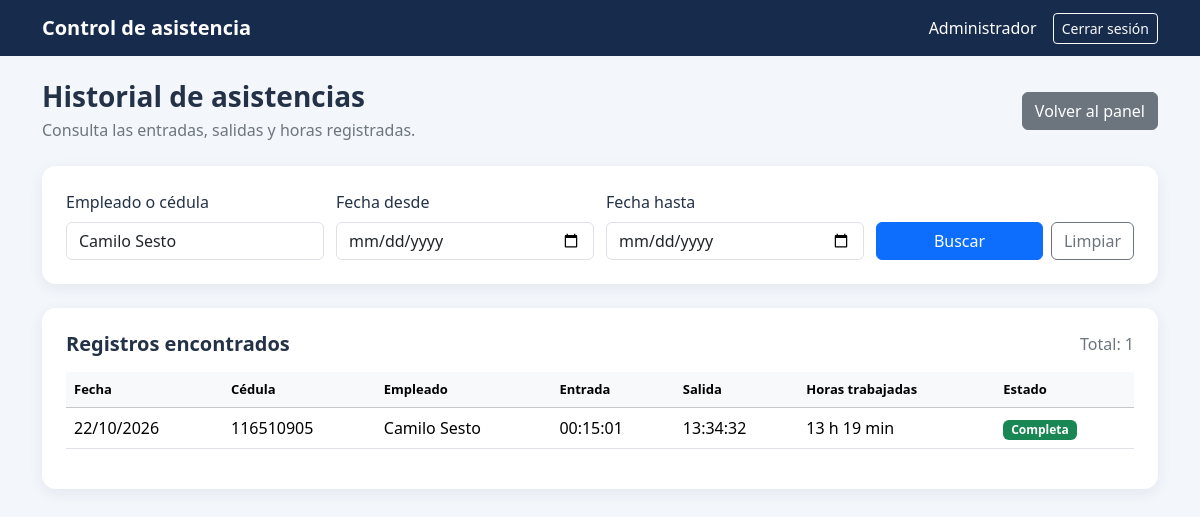
The page /admin/asistencias.php?busqueda=Camilo Sesto (signed in) on the database its author committed.
### tables this page shows
CREATE TABLE `asistencias` (
  `id` int(11) NOT NULL,
  `empleado_id` int(11) NOT NULL,
  `fecha` date NOT NULL,
  `hora_entrada` time DEFAULT NULL,
  `hora_salida` time DEFAULT NULL
);

CREATE TABLE `empleados` (
  `id` int(11) NOT NULL,
  `cedula` varchar(30) NOT NULL,
  `nombre` varchar(150) NOT NULL,
  `correo` varchar(150) DEFAULT NULL,
  `telefono` varchar(30) DEFAULT NULL,
  `codigo_acceso` varchar(20) NOT NULL,
  `estado` enum('Activo','Inactivo') NOT NULL DEFAULT 'Activo',
  `fecha_registro` timestamp NOT NULL DEFAULT current_timestamp()
);

### admin/asistencias.php (the view, shortened to what this page needs)
<?php
require_once "../config/database.php";
function escapar($valor) {
    return htmlspecialchars((string)($valor ?? ""), ENT_QUOTES, "UTF-8");
}
$busqueda = trim($_GET["busqueda"] ?? "");
$fechaDesde = trim($_GET["desde"] ?? "");
$fechaHasta = trim($_GET["hasta"] ?? "");
$pagina = max(1, (int)($_GET["pagina"] ?? 1));
$porPagina = 20;
$offset = ($pagina - 1) * $porPagina;
$where = [];
$params = [];
if ($busqueda !== "") {
    $where[] = "(e.nombre LIKE :nombre OR e.cedula LIKE :cedula)";
    $params[":nombre"] = "%".$busqueda."%";
    $params[":cedula"] = "%".$busqueda."%";
}
$whereSql = $where ? "WHERE ".implode(" AND ", $where) : "";
try {
    $sqlTotal = "SELECT COUNT(*)
                 FROM asistencias a
                 INNER JOIN empleados e ON e.id = a.empleado_id
                 $whereSql";
    $stmtTotal = $conexion->prepare($sqlTotal);
    $stmtTotal->execute($params);
    $totalRegistros = (int)$stmtTotal->fetchColumn();
    $sql = "SELECT
                a.id,
                e.cedula,
                e.nombre,
                a.fecha,
                a.hora_entrada,
                a.hora_salida,
                CASE
                    WHEN a.hora_entrada IS NOT NULL
                     AND a.hora_salida IS NOT NULL
                    THEN TIMESTAMPDIFF(
                        MINUTE,
                        CONCAT(a.fecha, ' ', a.hora_entrada),
                        CONCAT(a.fecha, ' ', a.hora_salida)
                    )
                    ELSE NULL
                END AS minutos_trabajados
            FROM asistencias a
            INNER JOIN empleados e ON e.id = a.empleado_id
            $whereSql
            ORDER BY a.fecha DESC, a.hora_entrada DESC
            LIMIT $porPagina OFFSET $offset";
    $stmt = $conexion->prepare($sql);
    $stmt->execute($params);
    $asistencias = $stmt->fetchAll();
} catch (PDOException $e) {
    error_log($e->getMessage());
    exit("No fue posible consultar el historial. Revisa la conexión y la estructura de la base de datos.");
}
$nombreAdmin = $_SESSION["admin_nombre"] ?? "Administrador";
?>
<!DOCTYPE html>
<html lang="es">
<head>
    <link
        href="https://cdn.jsdelivr.net/npm/bootstrap@5.3.3/dist/css/bootstrap.min.css"
        rel="stylesheet"
    >
    <link rel="stylesheet" href="../css/asistencias.css">
</head>
<body>
<nav class="navbar navbar-dark">
    <div class="container">
        <a href="index.php" class="navbar-brand fw-semibold">
            Control de asistencia
        </a>
        <div class="d-flex align-items-center gap-3">
            <span class="text-white d-none d-md-inline">
                <?= escapar($nombreAdmin) ?>
            </span>
            <a href="../logout.php" class="btn btn-outline-light btn-sm">
                Cerrar sesión
            </a>
        </div>
    </div>
</nav>
<main class="container py-4">
    <div class="d-flex flex-wrap justify-content-between align-items-center gap-2 mb-4">
        <div>
            <h1 class="h3 fw-bold mb-1">Historial de asistencias</h1>
            <p class="text-secondary mb-0">
                Consulta las entradas, salidas y horas registradas.
            </p>
        </div>
        <a href="index.php" class="btn btn-secondary">
            Volver al panel
        </a>
    </div>
    <section class="panel p-3 p-md-4 mb-4">
        <form method="GET" action="asistencias.php">
            <div class="filters">
                <div>
                    <label for="busqueda" class="form-label">
                        Empleado o cédula
                    </label>
                    <input
                        type="text"
                        id="busqueda"
                        name="busqueda"
                        class="form-control"
                        placeholder="Buscar empleado"
                        value="<?= escapar($busqueda) ?>"
                    >
                </div>
                <div>
                    <label for="desde" class="form-label">Fecha desde</label>
                    <input
                        type="date"
                        id="desde"
                        name="desde"
                        class="form-control"
                        value="<?= escapar($fechaDesde) ?>"
                    >
                </div>
                <div>
                    <label for="hasta" class="form-label">Fecha hasta</label>
                    <input
                        type="date"
                        id="hasta"
                        name="hasta"
                        class="form-control"
                        value="<?= escapar($fechaHasta) ?>"
                    >
                </div>
                <div class="d-flex align-items-end gap-2">
                    <button type="submit" class="btn btn-primary flex-grow-1">
                        Buscar
                    </button>
                    <a href="asistencias.php" class="btn btn-outline-secondary">
                        Limpiar
                    </a>
                </div>
            </div>
        </form>
    </section>
    <section class="panel p-3 p-md-4">
        <div class="d-flex flex-wrap justify-content-between gap-2 mb-3">
            <h2 class="h5 fw-bold mb-0">Registros encontrados</h2>
            <span class="text-secondary">
                Total: <?= $totalRegistros ?>
            </span>
        </div>
        <div class="table-responsive">
            <table class="table table-hover align-middle">
                <thead class="table-light">
                    <tr>
                        <th>Fecha</th>
                        <th>Cédula</th>
                        <th>Empleado</th>
                        <th>Entrada</th>
                        <th>Salida</th>
                        <th>Horas trabajadas</th>
                        <th>Estado</th>
                    </tr>
                </thead>
                <tbody>
                <?php if (!$asistencias): ?>
                    <tr>
                        <td colspan="7" class="text-center text-secondary py-4">
                            No se encontraron registros de asistencia.
                        </td>
                    </tr>
                <?php else: ?>
                    <?php foreach ($asistencias as $a): ?>
                        <?php
                        $minutos = $a["minutos_trabajados"];
                        $horasTexto = "—";
                        if ($minutos !== null && (int)$minutos >= 0) {
                            $minutos = (int)$minutos;
                            $horasTexto = intdiv($minutos, 60)
                                ." h ".($minutos % 60)." min";
                        }
                        if (empty($a["hora_entrada"])) {
                            $estado = "Sin entrada";
                            $clase = "secondary";
                        } elseif (empty($a["hora_salida"])) {
                            $estado = "En jornada";
                            $clase = "warning";
                        } else {
                            $estado = "Completa";
                            $clase = "success";
                        }
                        ?>
                        <tr>
                            <td><?= escapar(date("d/m/Y", strtotime($a["fecha"]))) ?></td>
                            <td><?= escapar($a["cedula"]) ?></td>
                            <td><?= escapar($a["nombre"]) ?></td>
                            <td><?= escapar($a["hora_entrada"] ?: "—") ?></td>
                            <td><?= escapar($a["hora_salida"] ?: "—") ?></td>
                            <td><?= escapar($horasTexto) ?></td>
                            <td>
                                <span class="badge text-bg-<?= $clase ?>">
                                    <?= escapar($estado) ?>
                                </span>
                            </td>
                        </tr>
                    <?php endforeach; ?>
                <?php endif; ?>
                </tbody>
            </table>
        </div>
    </section>
</main>
</body>
</html>

### css/asistencias.css (style rules this page uses)
body { background: #f3f6fb; color: #243247; }
.navbar { background: #172b4d; }
.panel { background: white; border: 0; border-radius: 14px; box-shadow: 0 4px 15px rgba(25,45,75,.07); }
.table th { white-space: nowrap; font-size: 13px; }
.table td { vertical-align: middle; }
.filters { display: grid; grid-template-columns: repeat(4, minmax(0, 1fr)); gap: 12px; }

### rows shown on the page
asistencias: fecha "22/10/2026", empleado.cedula "116510905", empleado.nombre "Camilo Sesto", hora_entrada "00:15:01", hora_salida "13:34:32", horasTexto "13 h 19 min", escapar($estado) "Completa"

### other values the page prints
escapar($nombreAdmin) "Administrador"
$totalRegistros "1"
